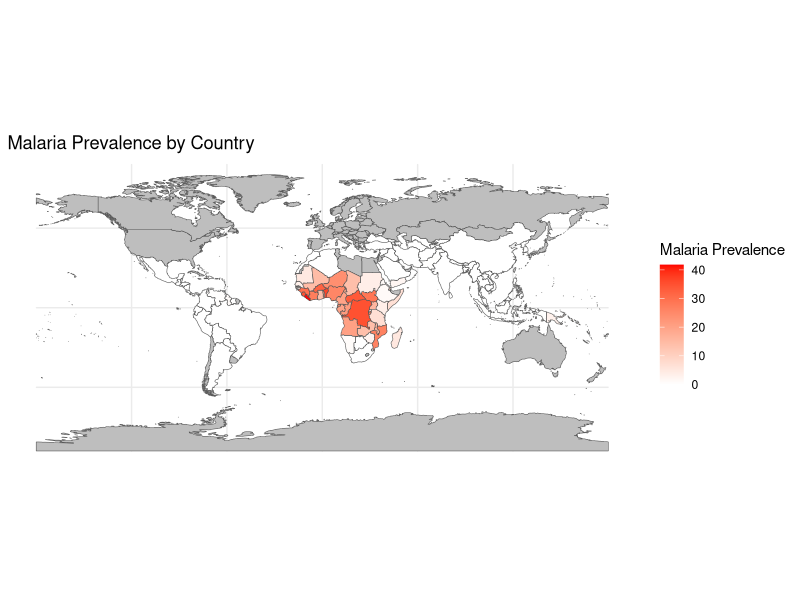
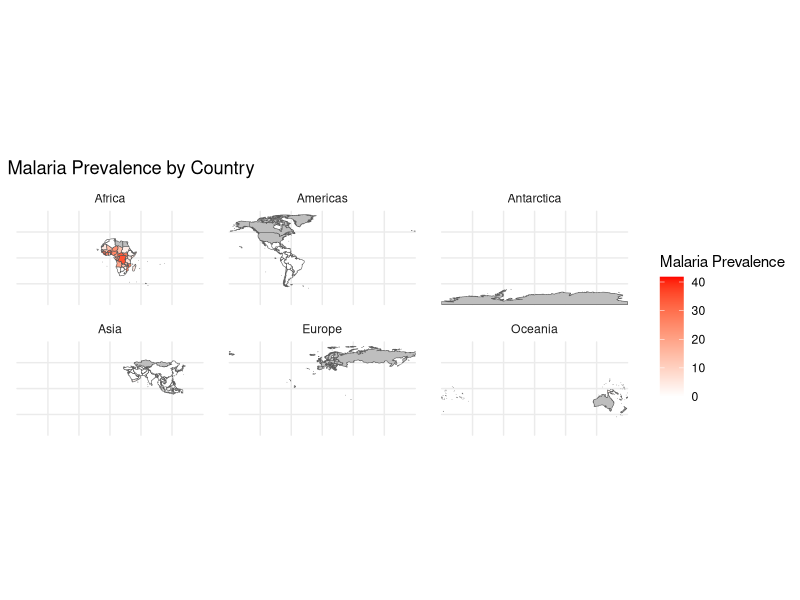

The R script that drew these images, in order: (Note: this script raises an error after producing the figures.)
## ---- chunk 1
library(tidyverse)
library(readxl)
library(rnaturalearth)
library(rnaturalearthdata)
library(dplyr)

Malaria <- read.csv("National_Unit_data.csv")

Incidence<- Malaria%>%
  filter(Metric == "Infection Prevalence" & Year == "2019")%>%
  mutate(Prevalence = Value)%>%
  select(c(ISO3, Prevalence))
## ---- chunk 2
world_map <- ne_countries(scale = 'medium', returnclass = "sf")

map_data <- world_map %>%
  left_join(Incidence, by = c("iso_a3" = "ISO3"))
## ---- chunk 3
ggplot() +
  geom_sf(data = map_data, aes(fill = Prevalence)) +
  scale_fill_gradient(low = "white", high = "red", na.value = "gray", name = "Malaria Prevalence") +
  theme_minimal() +
  theme(axis.text = element_blank(), axis.ticks = element_blank(), axis.title = element_blank()) +
  labs(title = "Malaria Prevalence by Country")
## ---- chunk 4
ggplot() +
  geom_sf(data = map_data, aes(fill = Prevalence)) +
  scale_fill_gradient(low = "white", high = "red", na.value = "gray", name = "Malaria Prevalence") +
  theme_minimal() +
  theme(axis.text = element_blank(), axis.ticks = element_blank(), axis.title = element_blank()) +
  labs(title = "Malaria Prevalence by Country") +
  facet_wrap(~ region_un)

## ---- chunk 5
# # Filter to only include infection prevalence data for a specific year
# Year <- 2019
# Incidence <- Malaria %>%
#   filter(Metric == "Incidence Rate" & Units == "Cases per Thousand" & Year == Year) %>%
#   mutate(Incidence_Rate = Value) %>%
#   select(c(ISO3, Incidence_Rate))
# 
# # Get world map data with medium scale
# world_map <- ne_countries(scale = "medium", returnclass = "sf")
# 
# # Join incidence data with world map data
# map_data <- world_map %>%
#   left_join(Incidence, by = c("iso_a3" = "ISO3"))
# 
# # Create the choropleth map using ggplot2
# ggplot() +
#   geom_sf(data = map_data, aes(fill = Incidence_Rate)) +
#   scale_fill_gradient(low = "white", high = "red", na.value = "gray", name = "Malaria Incidence Rate") +
#   theme_minimal() +
#   theme(axis.text = element_blank(), axis.ticks = element_blank(), axis.title = element_blank()) +
#   labs(title = paste0("Malaria Incidence Rate by Country in ", Year))
## ---- chunk 6
library(tidyverse)
library(readxl)
library(rnaturalearth)
library(rnaturalearthdata)
library(dplyr)
library(gganimate)
library(transformr)

Malaria <- read.csv("National_Unit_data.csv")

Incidence <- Malaria %>%
  filter(Metric == "Infection Prevalence" & Year >= 2010 & Year <= 2020) %>%
  mutate(Year = as.factor(Year),
         Prevalence = Value)

world_map <- ne_countries(scale = "medium", returnclass = "sf")

map_data <- world_map %>%
  left_join(Incidence, by = c("iso_a3" = "ISO3"))

p <- ggplot() +
  geom_sf(data = map_data, aes(fill = Prevalence)) +
  scale_fill_gradient(low = "white", high = "red", na.value = "gray", name = "Malaria Prevalence") +
  theme_minimal() +
  theme(axis.text = element_blank(), axis.ticks = element_blank(), axis.title = element_blank()) +
  labs(title = "Malaria Prevalence by Country") +
  transition_states(Year, transition_length = 2, state_length = 2)

animate(p, fps = 25, width = 800, height = 500)

## ---- chunk 7
